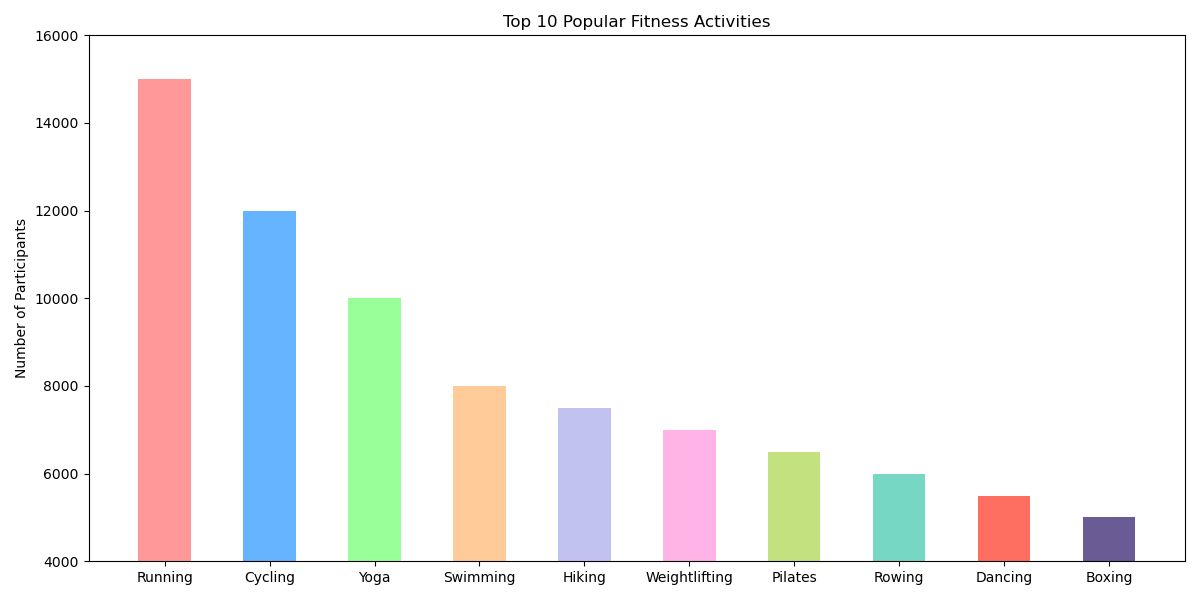

The script that drew this image:

import matplotlib.pyplot as plt

# Data
exercises = ['Running', 'Cycling', 'Yoga', 'Swimming', 'Hiking', 'Weightlifting', 'Pilates', 'Rowing', 'Dancing', 'Boxing']
participants = [15000, 12000, 10000, 8000, 7500, 7000, 6500, 6000, 5500, 5000]
colors = ['#ff9999','#66b3ff','#99ff99','#ffcc99','#c2c2f0','#ffb3e6','#c4e17f','#76d7c4','#ff6f61','#6b5b95']

# Figure size
plt.figure(figsize=(12, 6))

# Vertical bar chart
plt.bar(exercises, participants, color=colors, width=0.5)

# Labeling
plt.ylabel('Number of Participants')
plt.title('Top 10 Popular Fitness Activities')
plt.ylim(4000, 16000)  # Truncate y-axis to start from 4000

# Show and save plot
plt.tight_layout()
plt.show()
